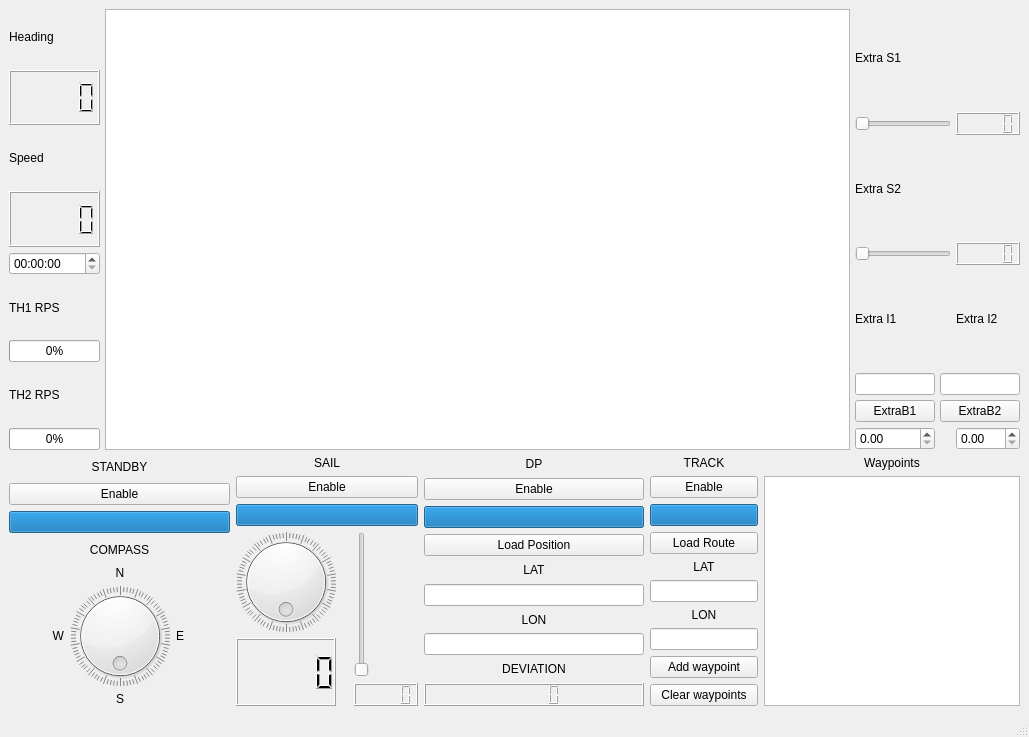
<?xml version="1.0" encoding="UTF-8"?>
<ui version="4.0">
 <class>MainWindow</class>
 <widget class="QMainWindow" name="MainWindow">
  <property name="geometry">
   <rect>
    <x>0</x>
    <y>0</y>
    <width>1029</width>
    <height>737</height>
   </rect>
  </property>
  <property name="windowTitle">
   <string>MainWindow</string>
  </property>
  <property name="animated">
   <bool>true</bool>
  </property>
  <widget class="QWidget" name="centralwidget">
   <layout class="QGridLayout" name="gridLayout_2">
    <item row="0" column="0">
     <layout class="QVBoxLayout" name="verticalLayout_10" stretch="4,1">
      <item>
       <layout class="QHBoxLayout" name="horizontalLayout_2" stretch="1,10,1">
        <property name="spacing">
         <number>5</number>
        </property>
        <item>
         <layout class="QVBoxLayout" name="verticalLayout_9">
          <item>
           <widget class="QLabel" name="Global_Heading_Label">
            <property name="text">
             <string>Heading</string>
            </property>
           </widget>
          </item>
          <item>
           <widget class="QLCDNumber" name="Global_Heading_LCD"/>
          </item>
          <item>
           <widget class="QLabel" name="Global_Speed_Label">
            <property name="text">
             <string>Speed</string>
            </property>
           </widget>
          </item>
          <item>
           <widget class="QLCDNumber" name="Global_Speed_LCD"/>
          </item>
          <item>
           <widget class="QTimeEdit" name="Global_Timer"/>
          </item>
          <item>
           <widget class="QLabel" name="Gloabl_Throttle1_Label">
            <property name="text">
             <string>TH1 RPS</string>
            </property>
           </widget>
          </item>
          <item>
           <widget class="QProgressBar" name="Global_Throttle1_Status">
            <property name="minimum">
             <number>0</number>
            </property>
            <property name="maximum">
             <number>2000</number>
            </property>
            <property name="value">
             <number>0</number>
            </property>
           </widget>
          </item>
          <item>
           <widget class="QLabel" name="Global_Throttle2_Label">
            <property name="text">
             <string>TH2 RPS</string>
            </property>
           </widget>
          </item>
          <item>
           <widget class="QProgressBar" name="Global_Throttle2_Status">
            <property name="minimum">
             <number>0</number>
            </property>
            <property name="maximum">
             <number>2000</number>
            </property>
            <property name="value">
             <number>0</number>
            </property>
           </widget>
          </item>
         </layout>
        </item>
        <item>
         <widget class="QGraphicsView" name="MapPlaceHolder"/>
        </item>
        <item>
         <layout class="QGridLayout" name="gridLayout_4">
          <item row="7" column="2">
           <widget class="QDoubleSpinBox" name="SpinBox2"/>
          </item>
          <item row="6" column="1" colspan="2">
           <widget class="QPushButton" name="Extra_Button_2">
            <property name="text">
             <string>ExtraB2</string>
            </property>
           </widget>
          </item>
          <item row="7" column="0">
           <widget class="QDoubleSpinBox" name="SpinBox1"/>
          </item>
          <item row="6" column="0">
           <widget class="QPushButton" name="Extra_Button_1">
            <property name="text">
             <string>ExtraB1</string>
            </property>
           </widget>
          </item>
          <item row="0" column="0">
           <widget class="QLabel" name="Extra_S1_Label">
            <property name="text">
             <string>Extra S1</string>
            </property>
           </widget>
          </item>
          <item row="2" column="0">
           <widget class="QLabel" name="Extra_S2_Label">
            <property name="text">
             <string>Extra S2</string>
            </property>
           </widget>
          </item>
          <item row="3" column="0" colspan="2">
           <widget class="QSlider" name="Extra_Slider_2">
            <property name="orientation">
             <enum>Qt::Horizontal</enum>
            </property>
           </widget>
          </item>
          <item row="3" column="2">
           <widget class="QLCDNumber" name="Extra_LCD_2"/>
          </item>
          <item row="5" column="0">
           <widget class="QLineEdit" name="Extra_Input_1"/>
          </item>
          <item row="4" column="2">
           <widget class="QLabel" name="Extra_Input_2_Label">
            <property name="text">
             <string>Extra I2</string>
            </property>
           </widget>
          </item>
          <item row="1" column="2">
           <widget class="QLCDNumber" name="Extra_LCD_1"/>
          </item>
          <item row="4" column="0">
           <widget class="QLabel" name="Extra_Input_1_Label">
            <property name="text">
             <string>Extra I1</string>
            </property>
           </widget>
          </item>
          <item row="1" column="0" colspan="2">
           <widget class="QSlider" name="Extra_Slider_1">
            <property name="orientation">
             <enum>Qt::Horizontal</enum>
            </property>
           </widget>
          </item>
          <item row="5" column="1" colspan="2">
           <widget class="QLineEdit" name="Extra_Input_2"/>
          </item>
         </layout>
        </item>
       </layout>
      </item>
      <item>
       <layout class="QHBoxLayout" name="horizontalLayout_5">
        <item>
         <layout class="QVBoxLayout" name="verticalLayout_8">
          <item>
           <layout class="QVBoxLayout" name="verticalLayout_7">
            <item>
             <widget class="QLabel" name="Standby_Label">
              <property name="text">
               <string>STANDBY</string>
              </property>
              <property name="alignment">
               <set>Qt::AlignCenter</set>
              </property>
             </widget>
            </item>
            <item>
             <widget class="QPushButton" name="Enable_Standby_Button">
              <property name="text">
               <string>Enable</string>
              </property>
             </widget>
            </item>
            <item>
             <widget class="QProgressBar" name="Standby_Status_Icon">
              <property name="value">
               <number>100</number>
              </property>
              <property name="textVisible">
               <bool>false</bool>
              </property>
             </widget>
            </item>
            <item>
             <widget class="QLabel" name="Compass_Label">
              <property name="text">
               <string>COMPASS</string>
              </property>
              <property name="alignment">
               <set>Qt::AlignCenter</set>
              </property>
             </widget>
            </item>
           </layout>
          </item>
          <item>
           <layout class="QGridLayout" name="gridLayout_3">
            <item row="1" column="1">
             <widget class="QDial" name="Compass_Dial">
              <property name="maximum">
               <number>360</number>
              </property>
              <property name="wrapping">
               <bool>true</bool>
              </property>
              <property name="notchesVisible">
               <bool>true</bool>
              </property>
             </widget>
            </item>
            <item row="1" column="2">
             <widget class="QLabel" name="East_Label">
              <property name="text">
               <string>E</string>
              </property>
             </widget>
            </item>
            <item row="0" column="1">
             <widget class="QLabel" name="North_Label">
              <property name="text">
               <string>N</string>
              </property>
              <property name="alignment">
               <set>Qt::AlignCenter</set>
              </property>
             </widget>
            </item>
            <item row="1" column="0">
             <widget class="QLabel" name="West_Label">
              <property name="text">
               <string>W</string>
              </property>
              <property name="alignment">
               <set>Qt::AlignRight|Qt::AlignTrailing|Qt::AlignVCenter</set>
              </property>
             </widget>
            </item>
            <item row="2" column="1">
             <widget class="QLabel" name="S_Label">
              <property name="text">
               <string>S</string>
              </property>
              <property name="alignment">
               <set>Qt::AlignCenter</set>
              </property>
             </widget>
            </item>
           </layout>
          </item>
         </layout>
        </item>
        <item>
         <layout class="QGridLayout" name="gridLayout">
          <item row="1" column="3">
           <layout class="QVBoxLayout" name="verticalLayout_5">
            <item>
             <widget class="QSlider" name="Sail_Throttle_Slider">
              <property name="maximum">
               <number>100</number>
              </property>
              <property name="orientation">
               <enum>Qt::Vertical</enum>
              </property>
             </widget>
            </item>
            <item>
             <widget class="QLCDNumber" name="Sail_Throttle_LCD"/>
            </item>
           </layout>
          </item>
          <item row="0" column="0" colspan="4">
           <layout class="QVBoxLayout" name="verticalLayout_6">
            <item>
             <widget class="QLabel" name="Sail_Label">
              <property name="text">
               <string>SAIL</string>
              </property>
              <property name="alignment">
               <set>Qt::AlignCenter</set>
              </property>
             </widget>
            </item>
            <item>
             <widget class="QPushButton" name="Enable_Sail_Button">
              <property name="text">
               <string>Enable</string>
              </property>
             </widget>
            </item>
            <item>
             <widget class="QProgressBar" name="Sail_Status_Icon">
              <property name="value">
               <number>100</number>
              </property>
              <property name="textVisible">
               <bool>false</bool>
              </property>
             </widget>
            </item>
           </layout>
          </item>
          <item row="1" column="0">
           <layout class="QVBoxLayout" name="verticalLayout_4">
            <item>
             <widget class="QDial" name="Sail_Heading_Dial">
              <property name="maximum">
               <number>360</number>
              </property>
              <property name="wrapping">
               <bool>true</bool>
              </property>
              <property name="notchesVisible">
               <bool>true</bool>
              </property>
             </widget>
            </item>
            <item>
             <widget class="QLCDNumber" name="Sail_Heading_LCD"/>
            </item>
           </layout>
          </item>
         </layout>
        </item>
        <item>
         <layout class="QVBoxLayout" name="verticalLayout_3">
          <item>
           <widget class="QLabel" name="Dp_Label">
            <property name="text">
             <string>DP</string>
            </property>
            <property name="alignment">
             <set>Qt::AlignCenter</set>
            </property>
           </widget>
          </item>
          <item>
           <widget class="QPushButton" name="Enable_Dp_Button">
            <property name="text">
             <string>Enable</string>
            </property>
           </widget>
          </item>
          <item>
           <widget class="QProgressBar" name="Dp_Status_Icon">
            <property name="value">
             <number>100</number>
            </property>
            <property name="textVisible">
             <bool>false</bool>
            </property>
           </widget>
          </item>
          <item>
           <layout class="QHBoxLayout" name="horizontalLayout">
            <item>
             <widget class="QPushButton" name="Dp_Load_Button">
              <property name="text">
               <string>Load Position</string>
              </property>
             </widget>
            </item>
           </layout>
          </item>
          <item>
           <widget class="QLabel" name="Lat_Dp_Label">
            <property name="text">
             <string>LAT</string>
            </property>
            <property name="alignment">
             <set>Qt::AlignCenter</set>
            </property>
           </widget>
          </item>
          <item>
           <widget class="QLineEdit" name="Lat_Input_Dp"/>
          </item>
          <item>
           <widget class="QLabel" name="Lon_Dp_Label">
            <property name="text">
             <string>LON</string>
            </property>
            <property name="alignment">
             <set>Qt::AlignCenter</set>
            </property>
           </widget>
          </item>
          <item>
           <widget class="QLineEdit" name="Lon_Input_Dp"/>
          </item>
          <item>
           <widget class="QLabel" name="Deviation_Dp_Label">
            <property name="text">
             <string>DEVIATION</string>
            </property>
            <property name="alignment">
             <set>Qt::AlignCenter</set>
            </property>
           </widget>
          </item>
          <item>
           <widget class="QLCDNumber" name="Deviation_Dp_LCD"/>
          </item>
         </layout>
        </item>
        <item>
         <layout class="QHBoxLayout" name="horizontalLayout_4">
          <item>
           <layout class="QVBoxLayout" name="verticalLayout">
            <item>
             <widget class="QLabel" name="Track_Label">
              <property name="text">
               <string>TRACK</string>
              </property>
              <property name="alignment">
               <set>Qt::AlignCenter</set>
              </property>
             </widget>
            </item>
            <item>
             <widget class="QPushButton" name="Enable_Track_Button">
              <property name="text">
               <string>Enable</string>
              </property>
             </widget>
            </item>
            <item>
             <widget class="QProgressBar" name="Track_Status_Icon">
              <property name="value">
               <number>100</number>
              </property>
              <property name="textVisible">
               <bool>false</bool>
              </property>
             </widget>
            </item>
            <item>
             <layout class="QHBoxLayout" name="horizontalLayout_3">
              <item>
               <widget class="QPushButton" name="Track_Load_Button">
                <property name="text">
                 <string>Load Route</string>
                </property>
               </widget>
              </item>
             </layout>
            </item>
            <item>
             <widget class="QLabel" name="Lat_Label_Track">
              <property name="text">
               <string>LAT</string>
              </property>
              <property name="alignment">
               <set>Qt::AlignCenter</set>
              </property>
             </widget>
            </item>
            <item>
             <widget class="QLineEdit" name="Lat_Input_Track"/>
            </item>
            <item>
             <widget class="QLabel" name="Lon_Label_Track">
              <property name="text">
               <string>LON</string>
              </property>
              <property name="alignment">
               <set>Qt::AlignCenter</set>
              </property>
             </widget>
            </item>
            <item>
             <widget class="QLineEdit" name="Lon_Input_Track"/>
            </item>
            <item>
             <widget class="QPushButton" name="Add_WayPoint_Button">
              <property name="text">
               <string>Add waypoint</string>
              </property>
             </widget>
            </item>
            <item>
             <widget class="QPushButton" name="Clear_Waypoint_Button">
              <property name="text">
               <string>Clear waypoints</string>
              </property>
             </widget>
            </item>
           </layout>
          </item>
          <item>
           <layout class="QVBoxLayout" name="verticalLayout_2">
            <item>
             <widget class="QLabel" name="Waypoints_Label">
              <property name="text">
               <string>Waypoints</string>
              </property>
              <property name="alignment">
               <set>Qt::AlignCenter</set>
              </property>
             </widget>
            </item>
            <item>
             <widget class="QListView" name="WayPoint_ListView"/>
            </item>
           </layout>
          </item>
         </layout>
        </item>
       </layout>
      </item>
     </layout>
    </item>
   </layout>
  </widget>
  <widget class="QMenuBar" name="menubar">
   <property name="geometry">
    <rect>
     <x>0</x>
     <y>0</y>
     <width>1029</width>
     <height>22</height>
    </rect>
   </property>
  </widget>
  <widget class="QStatusBar" name="statusbar"/>
 </widget>
 <resources/>
 <connections/>
</ui>
